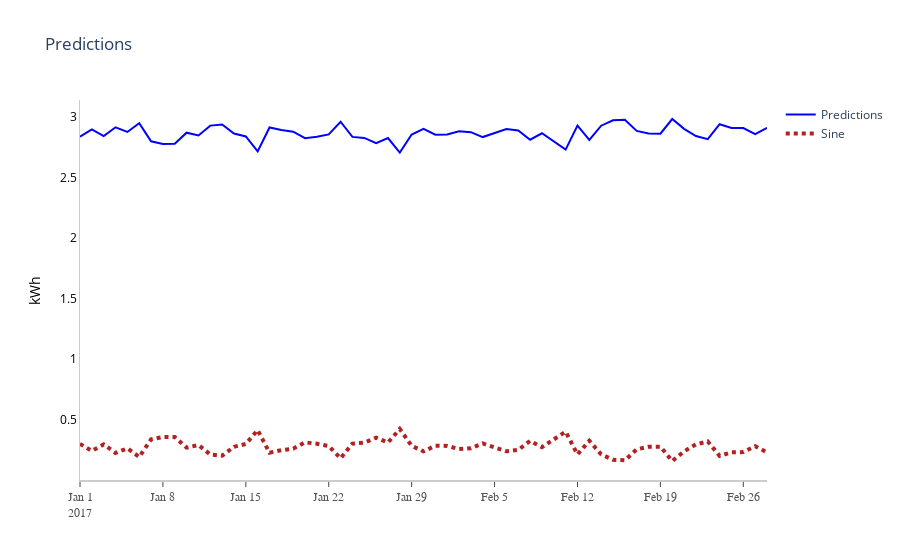

Notebook cell for this chart:
### Code cell
df_new = make_sample_df(df)
y = df_new['meter_reading'].values
y2 = np.sin(df_new['meter_reading'].values)

fig = go.Figure([go.Scatter(x=df_new.index, 
                            y=df_new['meter_reading'].values,
                            name='Predictions',
                            line=dict(color='blue'),)
                ])

fig.add_trace(go.Scatter(x=df_new.index, 
                         y=y2,
                         name='Sine',
                         line=dict(color='firebrick', width=4, dash='dot')))
# Edit the layout
fig.update_layout(title='Predictions',
                  yaxis_title='kWh',
                  plot_bgcolor='white',
                  
                  yaxis=dict(
                      showgrid=True,
                      zeroline=True,
                      showline=True,
                      linecolor='rgb(204, 204, 204)',
                      showticklabels=True,
                      color='black'
                  ),
                  xaxis=dict(
                      showline=True,
                      showgrid=True,
                      showticklabels=True,
                      linecolor='rgb(204, 204, 204)',
                      linewidth=2,
                      ticks='outside',
                      tickfont=dict(
                          family='Arial',
                          size=12,
                          color='rgb(82, 82, 82)',
                      ),
                  )
                 )
fig.show()

### Figure 1 — Plotly figure (JSON) as saved in the notebook; plotly's stock layout.template omitted (floating-point values rounded to 4 significant figures)
{"data": [{"line": {"color": "blue"}, "name": "Predictions", "type": "scatter", "x": ["2017-01-01T00:00:00", "2017-01-02T00:00:00", "2017-01-03T00:00:00", "2017-01-04T00:00:00", "2017-01-05T00:00:00", "2017-01-06T00:00:00", "2017-01-07T00:00:00", "2017-01-08T00:00:00", "2017-01-09T00:00:00", "2017-01-10T00:00:00", "2017-01-11T00:00:00", "2017-01-12T00:00:00", "2017-01-13T00:00:00", "2017-01-14T00:00:00", "2017-01-15T00:00:00", "2017-01-16T00:00:00", "2017-01-17T00:00:00", "2017-01-18T00:00:00", "2017-01-19T00:00:00", "2017-01-20T00:00:00", "2017-01-21T00:00:00", "2017-01-22T00:00:00", "2017-01-23T00:00:00", "2017-01-24T00:00:00", "2017-01-25T00:00:00", "2017-01-26T00:00:00", "2017-01-27T00:00:00", "2017-01-28T00:00:00", "2017-01-29T00:00:00", "2017-01-30T00:00:00", "2017-01-31T00:00:00", "2017-02-01T00:00:00", "2017-02-02T00:00:00", "2017-02-03T00:00:00", "2017-02-04T00:00:00", "2017-02-05T00:00:00", "2017-02-06T00:00:00", "2017-02-07T00:00:00", "2017-02-08T00:00:00", "2017-02-09T00:00:00", "2017-02-10T00:00:00", "2017-02-11T00:00:00", "2017-02-12T00:00:00", "2017-02-13T00:00:00", "2017-02-14T00:00:00", "2017-02-15T00:00:00", "2017-02-16T00:00:00", "2017-02-17T00:00:00", "2017-02-18T00:00:00", "2017-02-19T00:00:00", "2017-02-20T00:00:00", "2017-02-21T00:00:00", "2017-02-22T00:00:00", "2017-02-23T00:00:00", "2017-02-24T00:00:00", "2017-02-25T00:00:00", "2017-02-26T00:00:00", "2017-02-27T00:00:00", "2017-02-28T00:00:00"], "y": [2.837, 2.897, 2.842, 2.914, 2.876, 2.948, 2.798, 2.776, 2.778, 2.869, 2.847, 2.928, 2.937, 2.862, 2.838, 2.715, 2.913, 2.891, 2.878, 2.824, 2.836, 2.855, 2.96, 2.835, 2.826, 2.783, 2.825, 2.705, 2.854, 2.901, 2.853, 2.854, 2.882, 2.874, 2.833, 2.869, 2.9, 2.888, 2.811, 2.865, 2.793, 2.729, 2.927, 2.81, 2.927, 2.972, 2.976, 2.884, 2.862, 2.861, 2.982, 2.901, 2.841, 2.816, 2.94, 2.908, 2.908, 2.857, 2.909]}, {"line": {"color": "firebrick", "dash": "dot", "width": 4}, "name": "Sine", "type": "scatter", "x": ["2017-01-01T00:00:00", "2017-01-02T00:00:00", "2017-01-03T00:00:00", "2017-01-04T00:00:00", "2017-01-05T00:00:00", "2017-01-06T00:00:00", "2017-01-07T00:00:00", "2017-01-08T00:00:00", "2017-01-09T00:00:00", "2017-01-10T00:00:00", "2017-01-11T00:00:00", "2017-01-12T00:00:00", "2017-01-13T00:00:00", "2017-01-14T00:00:00", "2017-01-15T00:00:00", "2017-01-16T00:00:00", "2017-01-17T00:00:00", "2017-01-18T00:00:00", "2017-01-19T00:00:00", "2017-01-20T00:00:00", "2017-01-21T00:00:00", "2017-01-22T00:00:00", "2017-01-23T00:00:00", "2017-01-24T00:00:00", "2017-01-25T00:00:00", "2017-01-26T00:00:00", "2017-01-27T00:00:00", "2017-01-28T00:00:00", "2017-01-29T00:00:00", "2017-01-30T00:00:00", "2017-01-31T00:00:00", "2017-02-01T00:00:00", "2017-02-02T00:00:00", "2017-02-03T00:00:00", "2017-02-04T00:00:00", "2017-02-05T00:00:00", "2017-02-06T00:00:00", "2017-02-07T00:00:00", "2017-02-08T00:00:00", "2017-02-09T00:00:00", "2017-02-10T00:00:00", "2017-02-11T00:00:00", "2017-02-12T00:00:00", "2017-02-13T00:00:00", "2017-02-14T00:00:00", "2017-02-15T00:00:00", "2017-02-16T00:00:00", "2017-02-17T00:00:00", "2017-02-18T00:00:00", "2017-02-19T00:00:00", "2017-02-20T00:00:00", "2017-02-21T00:00:00", "2017-02-22T00:00:00", "2017-02-23T00:00:00", "2017-02-24T00:00:00", "2017-02-25T00:00:00", "2017-02-26T00:00:00", "2017-02-27T00:00:00", "2017-02-28T00:00:00"], "y": [0.3002, 0.2422, 0.2956, 0.2255, 0.2629, 0.192, 0.3369, 0.3573, 0.3558, 0.2691, 0.2907, 0.2123, 0.2028, 0.276, 0.2989, 0.4138, 0.227, 0.2481, 0.2606, 0.3127, 0.3007, 0.2824, 0.181, 0.3022, 0.3105, 0.3514, 0.3115, 0.4229, 0.2839, 0.2379, 0.2845, 0.2833, 0.257, 0.2645, 0.3036, 0.2689, 0.2392, 0.2507, 0.3246, 0.2734, 0.3412, 0.4007, 0.2128, 0.3259, 0.2131, 0.169, 0.1644, 0.2549, 0.276, 0.2771, 0.1586, 0.238, 0.2957, 0.3203, 0.2007, 0.231, 0.2319, 0.2808, 0.2301]}], "layout": {"autosize": true, "plot_bgcolor": "white", "title": {"text": "Predictions"}, "xaxis": {"autorange": true, "linecolor": "rgb(204, 204, 204)", "linewidth": 2, "range": ["2017-01-01", "2017-02-28"], "showgrid": true, "showline": true, "showticklabels": true, "tickfont": {"color": "rgb(82, 82, 82)", "family": "Arial", "size": 12}, "ticks": "outside", "type": "date"}, "yaxis": {"autorange": true, "color": "black", "linecolor": "rgb(204, 204, 204)", "range": [0.001746, 3.139], "showgrid": true, "showline": true, "showticklabels": true, "title": {"text": "kWh"}, "type": "linear", "zeroline": true}}}
